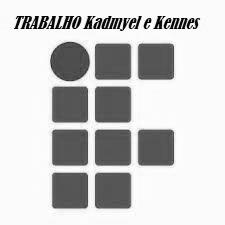
#> input picture arquivo_novo.jpg, 225 x 225 px
$ python efeitoNegativo.py arquivo_novo.jpg
#> lines starting #> are read from the running program, lines starting #| are printed output that depends on the picture
import sys
from PIL import Image


if __name__== "__main__":
    #print(f'Quantos argumentos:{len(sys.argv)}')
    for i, arg in enumerate(sys.argv):
        if i == 1:
                entradaPrincipal = arg
        saidaPrincipal = arg

#abrir os arquivos de entrada e saida
img1 = Image.open(entradaPrincipal)
#> img1 is the input picture: PIL image 225x225 RGB; min 0, max 255, mean 202.3


matrix = img1.load()

#realizar as operações pixel a pixel
for i in range(img1.size[0]):
    for j in range(img1.size[1]):
        r = 255 - matrix[i, j][0]
        g = 255 - matrix[i, j][1]
        b = 255 - matrix[i, j][2]
        matrix[ i, j] = (r, g, b)

#criando nova img editada.
img1.save(saidaPrincipal)
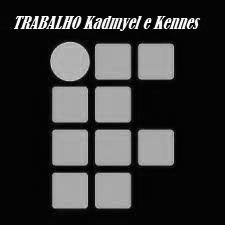
#> saved as arquivo_novo.jpg: PIL image 225x225 RGB; min 0, max 255, mean 52.7
